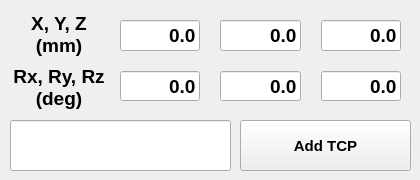
    <widget class="QWidget" name="tab_16">
     <attribute name="title">
      <string>Add TCP</string>
     </attribute>
     <widget class="QWidget" name="verticalLayoutWidget_4">
      <property name="geometry">
       <rect>
        <x>10</x>
        <y>10</y>
        <width>98</width>
        <height>101</height>
       </rect>
      </property>
      <layout class="QVBoxLayout" name="verticalLayout_7">
       <item>
        <widget class="QLabel" name="label_34">
         <property name="sizePolicy">
          <sizepolicy hsizetype="Expanding" vsizetype="Expanding">
           <horstretch>0</horstretch>
           <verstretch>0</verstretch>
          </sizepolicy>
         </property>
         <property name="minimumSize">
          <size>
           <width>0</width>
           <height>0</height>
          </size>
         </property>
         <property name="font">
          <font>
           <family>Ubuntu</family>
           <pointsize>14</pointsize>
           <weight>75</weight>
           <bold>true</bold>
          </font>
         </property>
         <property name="text">
          <string>X, Y, Z
(mm)</string>
         </property>
         <property name="alignment">
          <set>Qt::AlignCenter</set>
         </property>
        </widget>
       </item>
       <item>
        <widget class="QLabel" name="label_35">
         <property name="sizePolicy">
          <sizepolicy hsizetype="Expanding" vsizetype="Expanding">
           <horstretch>0</horstretch>
           <verstretch>0</verstretch>
          </sizepolicy>
         </property>
         <property name="minimumSize">
          <size>
           <width>0</width>
           <height>0</height>
          </size>
         </property>
         <property name="font">
          <font>
           <family>Ubuntu</family>
           <pointsize>14</pointsize>
           <weight>75</weight>
           <bold>true</bold>
          </font>
         </property>
         <property name="text">
          <string>Rx, Ry, Rz
(deg)</string>
         </property>
         <property name="alignment">
          <set>Qt::AlignCenter</set>
         </property>
        </widget>
       </item>
      </layout>
     </widget>
     <widget class="QWidget" name="layoutWidget_4">
      <property name="geometry">
       <rect>
        <x>110</x>
        <y>10</y>
        <width>301</width>
        <height>101</height>
       </rect>
      </property>
      <layout class="QGridLayout" name="gridLayout_7">
       <property name="sizeConstraint">
        <enum>QLayout::SetDefaultConstraint</enum>
       </property>
       <property name="leftMargin">
        <number>10</number>
       </property>
       <property name="topMargin">
        <number>10</number>
       </property>
       <property name="rightMargin">
        <number>10</number>
       </property>
       <property name="bottomMargin">
        <number>10</number>
       </property>
       <property name="spacing">
        <number>20</number>
       </property>
       <item row="0" column="1">
        <widget class="QLineEdit" name="lineEdit_add_tcp_x_mm_2">
         <property name="enabled">
          <bool>true</bool>
         </property>
         <property name="sizePolicy">
          <sizepolicy hsizetype="Expanding" vsizetype="Expanding">
           <horstretch>0</horstretch>
           <verstretch>0</verstretch>
          </sizepolicy>
         </property>
         <property name="font">
          <font>
           <family>Ubuntu</family>
           <pointsize>14</pointsize>
           <weight>75</weight>
           <bold>true</bold>
          </font>
         </property>
         <property name="text">
          <string>0.0</string>
         </property>
         <property name="alignment">
          <set>Qt::AlignRight|Qt::AlignTrailing|Qt::AlignVCenter</set>
         </property>
        </widget>
       </item>
       <item row="1" column="0">
        <widget class="QLineEdit" name="lineEdit_add_tcp_x_mm_4">
         <property name="enabled">
          <bool>true</bool>
         </property>
         <property name="sizePolicy">
          <sizepolicy hsizetype="Expanding" vsizetype="Expanding">
           <horstretch>0</horstretch>
           <verstretch>0</verstretch>
          </sizepolicy>
         </property>
         <property name="font">
          <font>
           <family>Ubuntu</family>
           <pointsize>14</pointsize>
           <weight>75</weight>
           <bold>true</bold>
          </font>
         </property>
         <property name="text">
          <string>0.0</string>
         </property>
         <property name="alignment">
          <set>Qt::AlignRight|Qt::AlignTrailing|Qt::AlignVCenter</set>
         </property>
        </widget>
       </item>
       <item row="0" column="2">
        <widget class="QLineEdit" name="lineEdit_add_tcp_x_mm_3">
         <property name="enabled">
          <bool>true</bool>
         </property>
         <property name="sizePolicy">
          <sizepolicy hsizetype="Expanding" vsizetype="Expanding">
           <horstretch>0</horstretch>
           <verstretch>0</verstretch>
          </sizepolicy>
         </property>
         <property name="font">
          <font>
           <family>Ubuntu</family>
           <pointsize>14</pointsize>
           <weight>75</weight>
           <bold>true</bold>
          </font>
         </property>
         <property name="text">
          <string>0.0</string>
         </property>
         <property name="alignment">
          <set>Qt::AlignRight|Qt::AlignTrailing|Qt::AlignVCenter</set>
         </property>
        </widget>
       </item>
       <item row="1" column="2">
        <widget class="QLineEdit" name="lineEdit_add_tcp_x_mm_6">
         <property name="enabled">
          <bool>true</bool>
         </property>
         <property name="sizePolicy">
          <sizepolicy hsizetype="Expanding" vsizetype="Expanding">
           <horstretch>0</horstretch>
           <verstretch>0</verstretch>
          </sizepolicy>
         </property>
         <property name="font">
          <font>
           <family>Ubuntu</family>
           <pointsize>14</pointsize>
           <weight>75</weight>
           <bold>true</bold>
          </font>
         </property>
         <property name="text">
          <string>0.0</string>
         </property>
         <property name="alignment">
          <set>Qt::AlignRight|Qt::AlignTrailing|Qt::AlignVCenter</set>
         </property>
        </widget>
       </item>
       <item row="0" column="0">
        <widget class="QLineEdit" name="lineEdit_add_tcp_x_mm_1">
         <property name="enabled">
          <bool>true</bool>
         </property>
         <property name="sizePolicy">
          <sizepolicy hsizetype="Expanding" vsizetype="Expanding">
           <horstretch>0</horstretch>
           <verstretch>0</verstretch>
          </sizepolicy>
         </property>
         <property name="font">
          <font>
           <family>Ubuntu</family>
           <pointsize>14</pointsize>
           <weight>75</weight>
           <bold>true</bold>
          </font>
         </property>
         <property name="text">
          <string>0.0</string>
         </property>
         <property name="alignment">
          <set>Qt::AlignRight|Qt::AlignTrailing|Qt::AlignVCenter</set>
         </property>
        </widget>
       </item>
       <item row="1" column="1">
        <widget class="QLineEdit" name="lineEdit_add_tcp_x_mm_5">
         <property name="enabled">
          <bool>true</bool>
         </property>
         <property name="sizePolicy">
          <sizepolicy hsizetype="Expanding" vsizetype="Expanding">
           <horstretch>0</horstretch>
           <verstretch>0</verstretch>
          </sizepolicy>
         </property>
         <property name="font">
          <font>
           <family>Ubuntu</family>
           <pointsize>14</pointsize>
           <weight>75</weight>
           <bold>true</bold>
          </font>
         </property>
         <property name="text">
          <string>0.0</string>
         </property>
         <property name="alignment">
          <set>Qt::AlignRight|Qt::AlignTrailing|Qt::AlignVCenter</set>
         </property>
        </widget>
       </item>
      </layout>
     </widget>
     <widget class="QLineEdit" name="lineEdit_tcp_name">
      <property name="enabled">
       <bool>true</bool>
      </property>
      <property name="geometry">
       <rect>
        <x>10</x>
        <y>120</y>
        <width>221</width>
        <height>51</height>
       </rect>
      </property>
      <property name="sizePolicy">
       <sizepolicy hsizetype="Expanding" vsizetype="Expanding">
        <horstretch>0</horstretch>
        <verstretch>0</verstretch>
       </sizepolicy>
      </property>
      <property name="font">
       <font>
        <family>Ubuntu</family>
        <pointsize>14</pointsize>
        <weight>75</weight>
        <bold>true</bold>
       </font>
      </property>
      <property name="text">
       <string/>
      </property>
      <property name="alignment">
       <set>Qt::AlignRight|Qt::AlignTrailing|Qt::AlignVCenter</set>
      </property>
     </widget>
     <widget class="QPushButton" name="pushButton_add_tcp">
      <property name="geometry">
       <rect>
        <x>240</x>
        <y>120</y>
        <width>171</width>
        <height>51</height>
       </rect>
      </property>
      <property name="minimumSize">
       <size>
        <width>0</width>
        <height>35</height>
       </size>
      </property>
      <property name="font">
       <font>
        <family>Ubuntu</family>
        <pointsize>11</pointsize>
        <weight>75</weight>
        <bold>true</bold>
       </font>
      </property>
      <property name="text">
       <string>Add TCP</string>
      </property>
     </widget>
    </widget>
